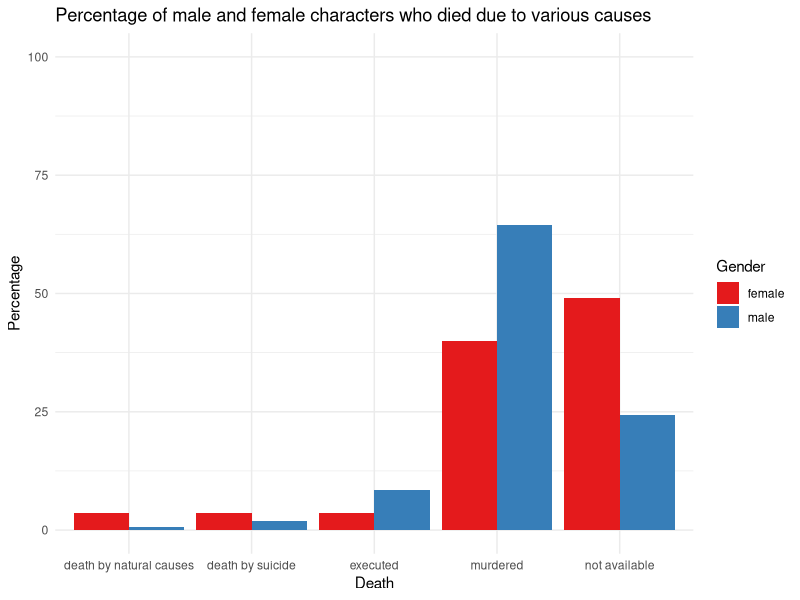
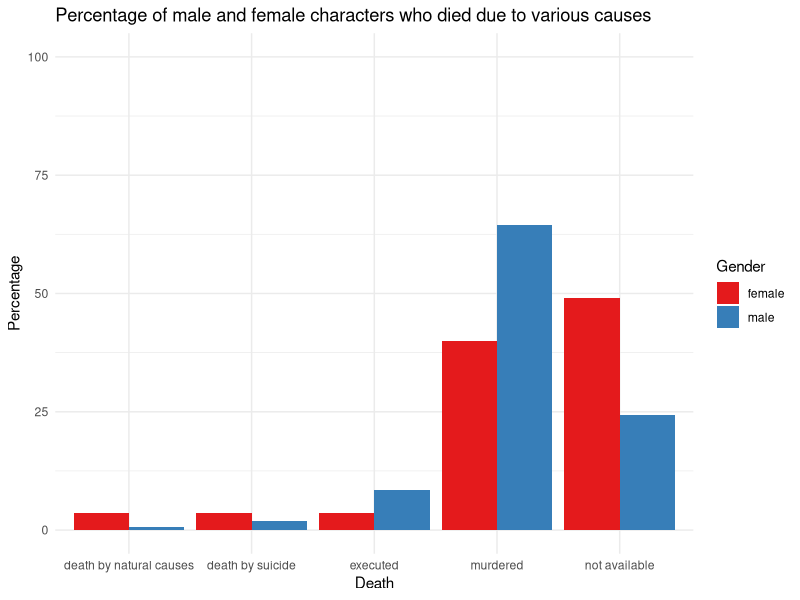

Reproduce these figures in R, in order.
library(tidyverse)
library(ggplot2)

#Importing csv file into a dataframe
updated_death_categories <- read.csv("GOT_updated_death_categories.csv")
View(updated_death_categories)

#making a table of frequency of deaths by various causes by gender.
table_gender_death <-  table(updated_death_categories$gender, updated_death_categories$death_category)
print(table_gender_death)

#converting the table into a dataframe and adding column names
dtf = as.data.frame(table_gender_death)
names(dtf) = c("Gender", "Death", "Frequency")
#print(dtf)

#making a separate data frame to calculate %female deaths per category.
female_deaths <- filter(dtf, Gender == 'female') 
female_deaths <-  mutate(female_deaths, Percentage = Frequency*100/sum(Frequency))
#print(female_deaths)

#making a separate data frame to calculate %male deaths per category.
male_deaths <- filter(dtf, Gender == 'male') 
male_deaths <-  mutate(male_deaths, Percentage = Frequency*100/sum(Frequency))
#print(male_deaths)

#concatenating the male and female data frames
death_gender <- rbind(female_deaths, male_deaths)
print(death_gender)

#plot
gender_death_plot <- death_gender |> ggplot(aes(x = Death, y = Percentage)) +
  geom_bar(stat = 'identity', aes(fill = Gender), position = 'dodge') +
  scale_fill_brewer(palette = "Set1") +
  ylim(0, 100)+
  labs(title = "Percentage of male and female characters who died due to various causes")+
  theme_minimal()
  
print(gender_death_plot)
ggsave(gender_death_plot, filename = "death_cause_gender.png")
